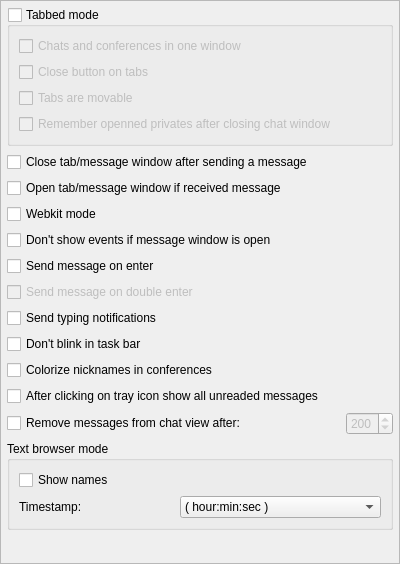
<?xml version="1.0" encoding="UTF-8"?>
<ui version="4.0">
 <class>ChatSettingsWidget</class>
 <widget class="QWidget" name="ChatSettingsWidget">
  <property name="geometry">
   <rect>
    <x>0</x>
    <y>0</y>
    <width>400</width>
    <height>564</height>
   </rect>
  </property>
  <property name="windowTitle">
   <string>Form</string>
  </property>
  <layout class="QGridLayout" name="gridLayout_2" rowstretch="0" columnstretch="0">
   <property name="margin">
    <number>0</number>
   </property>
   <item row="0" column="0">
    <widget class="QScrollArea" name="scrollArea">
     <property name="frameShape">
      <enum>QFrame::NoFrame</enum>
     </property>
     <property name="widgetResizable">
      <bool>true</bool>
     </property>
     <widget class="QWidget" name="scrollAreaWidgetContents">
      <property name="geometry">
       <rect>
        <x>0</x>
        <y>0</y>
        <width>406</width>
        <height>565</height>
       </rect>
      </property>
      <layout class="QGridLayout" name="gridLayout_5">
       <property name="margin">
        <number>0</number>
       </property>
       <item row="0" column="0">
        <widget class="QFrame" name="frame">
         <property name="frameShape">
          <enum>QFrame::StyledPanel</enum>
         </property>
         <property name="frameShadow">
          <enum>QFrame::Raised</enum>
         </property>
         <layout class="QGridLayout" name="gridLayout_4">
          <property name="sizeConstraint">
           <enum>QLayout::SetDefaultConstraint</enum>
          </property>
          <property name="leftMargin">
           <number>6</number>
          </property>
          <property name="topMargin">
           <number>6</number>
          </property>
          <property name="rightMargin">
           <number>6</number>
          </property>
          <property name="bottomMargin">
           <number>4</number>
          </property>
          <item row="0" column="0" colspan="2">
           <widget class="QGroupBox" name="tabbedBox">
            <property name="title">
             <string>Tabbed mode</string>
            </property>
            <property name="checkable">
             <bool>true</bool>
            </property>
            <property name="checked">
             <bool>false</bool>
            </property>
            <layout class="QGridLayout" name="gridLayout">
             <item row="0" column="0">
              <widget class="QCheckBox" name="chatConfBox">
               <property name="enabled">
                <bool>false</bool>
               </property>
               <property name="text">
                <string>Chats and conferences in one window</string>
               </property>
              </widget>
             </item>
             <item row="1" column="0">
              <widget class="QCheckBox" name="closeButtonBox">
               <property name="text">
                <string>Close button on tabs</string>
               </property>
              </widget>
             </item>
             <item row="2" column="0">
              <widget class="QCheckBox" name="movableBox">
               <property name="text">
                <string>Tabs are movable</string>
               </property>
              </widget>
             </item>
             <item row="3" column="0">
              <widget class="QCheckBox" name="rememberBox">
               <property name="text">
                <string>Remember openned privates after closing chat window</string>
               </property>
              </widget>
             </item>
            </layout>
           </widget>
          </item>
          <item row="1" column="0" colspan="2">
           <widget class="QCheckBox" name="closeOnSendBox">
            <property name="text">
             <string>Close tab/message window after sending a message</string>
            </property>
           </widget>
          </item>
          <item row="2" column="0" colspan="2">
           <widget class="QCheckBox" name="openOnNewBox">
            <property name="text">
             <string>Open tab/message window if received message</string>
            </property>
           </widget>
          </item>
          <item row="3" column="0">
           <widget class="QCheckBox" name="webkitBox">
            <property name="text">
             <string>Webkit mode</string>
            </property>
           </widget>
          </item>
          <item row="4" column="0" colspan="2">
           <widget class="QCheckBox" name="eventsBox">
            <property name="text">
             <string>Don't show events if message window is open</string>
            </property>
           </widget>
          </item>
          <item row="5" column="0">
           <widget class="QCheckBox" name="enterBox">
            <property name="text">
             <string>Send message on enter</string>
            </property>
           </widget>
          </item>
          <item row="6" column="0" colspan="2">
           <widget class="QCheckBox" name="doubleBox">
            <property name="enabled">
             <bool>false</bool>
            </property>
            <property name="text">
             <string>Send message on double enter</string>
            </property>
           </widget>
          </item>
          <item row="7" column="0">
           <widget class="QCheckBox" name="typingBox">
            <property name="text">
             <string>Send typing notifications</string>
            </property>
           </widget>
          </item>
          <item row="8" column="0">
           <widget class="QCheckBox" name="blinkBox">
            <property name="text">
             <string>Don't blink in task bar</string>
            </property>
           </widget>
          </item>
          <item row="10" column="0" colspan="2">
           <widget class="QCheckBox" name="showAllBox">
            <property name="text">
             <string>After clicking on tray icon show all unreaded messages</string>
            </property>
           </widget>
          </item>
          <item row="11" column="0" colspan="2">
           <layout class="QHBoxLayout" name="horizontalLayout">
            <item>
             <widget class="QCheckBox" name="removeBox">
              <property name="text">
               <string>Remove messages from chat view after:</string>
              </property>
             </widget>
            </item>
            <item>
             <spacer name="horizontalSpacer">
              <property name="orientation">
               <enum>Qt::Horizontal</enum>
              </property>
              <property name="sizeHint" stdset="0">
               <size>
                <width>40</width>
                <height>20</height>
               </size>
              </property>
             </spacer>
            </item>
            <item>
             <widget class="QSpinBox" name="countSpinBox">
              <property name="enabled">
               <bool>false</bool>
              </property>
              <property name="minimum">
               <number>1</number>
              </property>
              <property name="maximum">
               <number>800</number>
              </property>
              <property name="value">
               <number>200</number>
              </property>
             </widget>
            </item>
           </layout>
          </item>
          <item row="12" column="0" colspan="2">
           <widget class="QGroupBox" name="groupBox">
            <property name="enabled">
             <bool>true</bool>
            </property>
            <property name="title">
             <string>Text browser mode</string>
            </property>
            <layout class="QGridLayout" name="gridLayout_3">
             <item row="0" column="0" colspan="2">
              <widget class="QCheckBox" name="namesBox">
               <property name="text">
                <string>Show names</string>
               </property>
              </widget>
             </item>
             <item row="1" column="0">
              <widget class="QLabel" name="label">
               <property name="text">
                <string>Timestamp:</string>
               </property>
              </widget>
             </item>
             <item row="1" column="1">
              <widget class="QComboBox" name="timeComboBox">
               <property name="currentIndex">
                <number>1</number>
               </property>
               <item>
                <property name="text">
                 <string>( hour:min:sec day/month/year )</string>
                </property>
               </item>
               <item>
                <property name="text">
                 <string>( hour:min:sec )</string>
                </property>
               </item>
               <item>
                <property name="text">
                 <string>( hour:min, full date )</string>
                </property>
               </item>
              </widget>
             </item>
            </layout>
           </widget>
          </item>
          <item row="13" column="1">
           <spacer name="verticalSpacer">
            <property name="orientation">
             <enum>Qt::Vertical</enum>
            </property>
            <property name="sizeHint" stdset="0">
             <size>
              <width>20</width>
              <height>213</height>
             </size>
            </property>
           </spacer>
          </item>
          <item row="9" column="0">
           <widget class="QCheckBox" name="colorizeBox">
            <property name="text">
             <string>Colorize nicknames in conferences</string>
            </property>
           </widget>
          </item>
         </layout>
        </widget>
       </item>
      </layout>
     </widget>
    </widget>
   </item>
  </layout>
 </widget>
 <resources/>
 <connections>
  <connection>
   <sender>removeBox</sender>
   <signal>toggled(bool)</signal>
   <receiver>countSpinBox</receiver>
   <slot>setEnabled(bool)</slot>
   <hints>
    <hint type="sourcelabel">
     <x>205</x>
     <y>440</y>
    </hint>
    <hint type="destinationlabel">
     <x>362</x>
     <y>438</y>
    </hint>
   </hints>
  </connection>
  <connection>
   <sender>tabbedBox</sender>
   <signal>toggled(bool)</signal>
   <receiver>chatConfBox</receiver>
   <slot>setEnabled(bool)</slot>
   <hints>
    <hint type="sourcelabel">
     <x>162</x>
     <y>22</y>
    </hint>
    <hint type="destinationlabel">
     <x>149</x>
     <y>50</y>
    </hint>
   </hints>
  </connection>
  <connection>
   <sender>enterBox</sender>
   <signal>toggled(bool)</signal>
   <receiver>doubleBox</receiver>
   <slot>setDisabled(bool)</slot>
   <hints>
    <hint type="sourcelabel">
     <x>28</x>
     <y>278</y>
    </hint>
    <hint type="destinationlabel">
     <x>57</x>
     <y>301</y>
    </hint>
   </hints>
  </connection>
  <connection>
   <sender>doubleBox</sender>
   <signal>toggled(bool)</signal>
   <receiver>enterBox</receiver>
   <slot>setDisabled(bool)</slot>
   <hints>
    <hint type="sourcelabel">
     <x>142</x>
     <y>304</y>
    </hint>
    <hint type="destinationlabel">
     <x>184</x>
     <y>281</y>
    </hint>
   </hints>
  </connection>
 </connections>
</ui>
